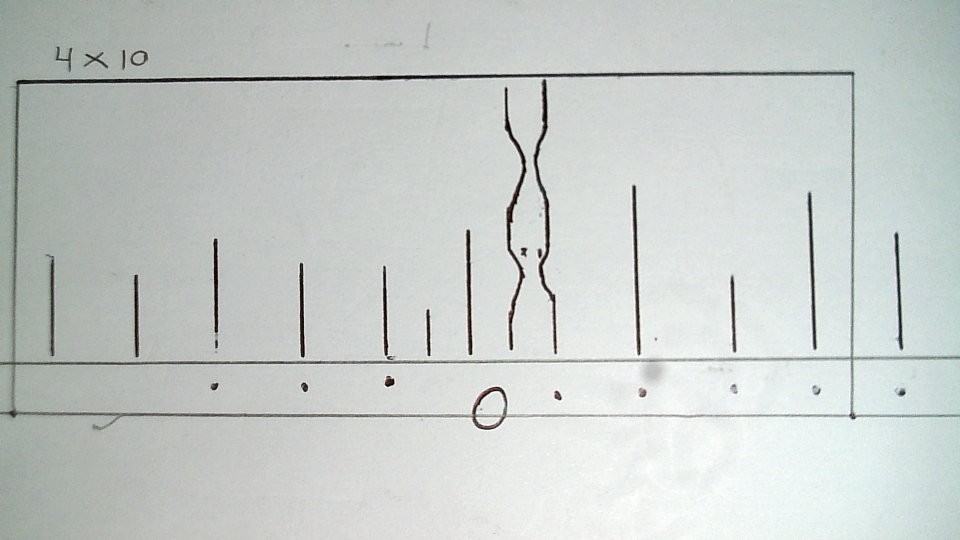
#> input picture ROI/media/imagens_medicao/img (1).png, 1920 x 1080 px (shown at 1/2 size); its folder holds only this picture in this run
$ jupyter execute --allow-errors main.ipynb   (shell and % lines are left out)   (older library calls are emulated)
#> lines starting #> are read from the running program, lines starting #| are printed output that depends on the picture
#> further down, img is the input picture: shape (1080, 1920, 3); mean B, G, R 201.3, 204.1, 198.7
#> `img_gray = img[400:800, 350:850].copy()`:
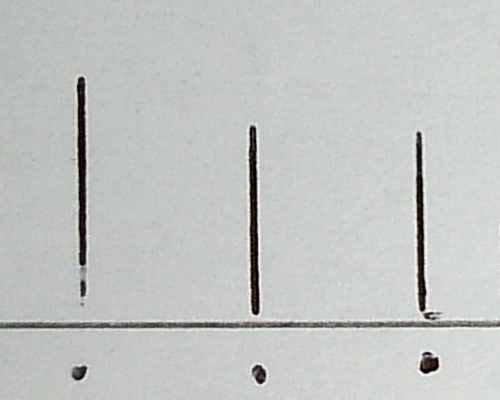
#> img_gray: shape (400, 500, 3); mean B, G, R 195, 197.1, 194.2
#> `sobel_y = cv2.Sobel(img_gray, cv2.CV_64F, 1, 0, ksize=9)`:
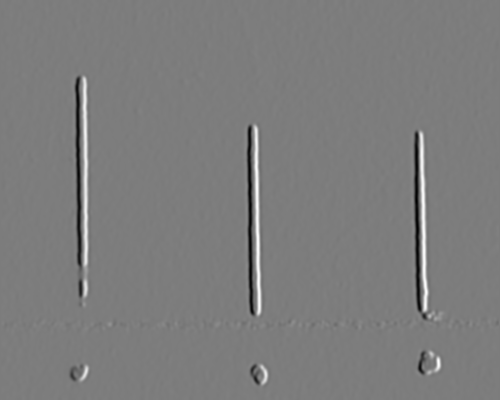
#> sobel_y: shape (400, 500) float64; min -1883475, max 1959097, mean 1651.7; drawn with min black and max white
#> `opening = np.sqrt(sobel_y**2)`:
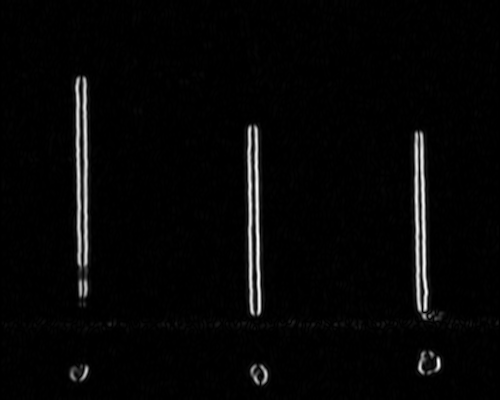
#> opening: shape (400, 500) float64; min 0, max 1959097, mean 49616.2; drawn with min black and max white
#> `opening = (np.mean(opening, axis = 0)) - np.min(np.mean(opening, axis ..`: opening = 500 values, max 875481.5 at index 85, min 0 at index 0, mean 49616.2
#> the loop `for i in opening:` made 500 passes
#> after the loop `for i in opening:`: n_cont = 500; pause_cont = 13; rois = [72, 245, 413]
### ROI/libs/rectangle.py
import cv2
import numpy as np
from .pose import Pose
from .line import Line
from .scene import Scene

class Rectangle(Pose):
    def __init__(self, x=0.0, y=0.0, rz=0.0, w=0.0, h=0.0):
        super(Rectangle,self).__init__(x, y, rz)
        self.extend([w, h])

    @property
    def w(self):
        return self[3]

    @w.setter
    def w(self, value):
        self[3] = value

    @property
    def h(self):
        return self[4]

    @h.setter
    def h(self, value):
        self[4] = value

    def __repr__(self):
        output = "Rectangle(x=%r, y=%r, rz=%r, w=%r, h=%r)" % tuple(self)
        return output

    # [7 lines left out: function to_dict, not called in this run]

    @property
    def corner_points(self):
        """
        Retruns the four coner-points of a rectangle.
        The poses are labeled clockwise.
        The rotation is increased clocwise
        """
        points_local = [Pose(x=0.0, y=0.0, rz=0.0),
                        Pose(x=self.w, y=0.0, rz=90.0),
                        Pose(x=self.w, y=self.h, rz=180.0),
                        Pose(x=0.0, y=self.h, rz=270.0)]
        scene = Scene()
        scene.add(self,"rect",None)
        points_global = []
        for point in points_local:
            scene.add(point,"point","rect")
            points_global.append(scene.get_global("point"))
            scene.remove("point")
        return points_global

    # [18 lines left out: function edge_lines, not called in this run]

    def crop_from_img(self, img):
        corner_points =  self.corner_points
        src_pts = [[point.x,point.y] for point in corner_points]
        src_pts = np.array(src_pts).astype('float32')
        dst_pts = np.array([[0,0],
                            [self.w-1, 0],
                            [self.w-1, self.h-1],
                            [0, self.h-1]], dtype="float32")
        M = cv2.getPerspectiveTransform(src_pts, dst_pts)
        warped = cv2.warpPerspective(img, M, (int(self.w), int(self.h)))
        return warped

### ROI/libs/scene.py
import numpy as np
from .pose import Pose
import copy

class Scene():
    def __init__(self):
        self.elements = {}
        self.hierarchy = {}

    def get_element(self,name):
        return self.elements[name]

    # [13 lines left out: functions get_parent, get_childs, not called in this run]

    def add(self,element,name,parent):
        self.elements[name] = element
        self.hierarchy[name] = parent

    def remove(self,name):
        del(self.elements[name])
        del(self.hierarchy[name])

    def get_local(self,name):
        element = copy.copy(self.elements[name])
        return element

    def get_global(self, name):
        element = self.elements[name]
        parent_name = self.hierarchy[name]
        M = self.elements[name].to_3x3()
        while parent_name is not None:
            parent = self.elements[parent_name]
            M_parent = parent.to_3x3()
            M = np.dot(M_parent,M)
            parent_name = self.hierarchy[parent_name]
        pose_abs = Pose.from_3x3(M)
        ret = copy.copy(element)
        ret[0:3] = pose_abs[0:3]
        return ret

    # [27 lines left out: functions from_to_local, from_to_global, update_global_pose, not called in this run]

### ROI/libs/pose.py
import numpy as np

class Pose(list):
    def __init__(self, x=0.0, y=0.0, rz=0.0):
        super(Pose, self).__init__()
        self.extend([x, y, rz])

    # [35 lines left out: functions __add__, __sub__, __mul__, __div__, not called in this run]

    @property
    def x(self):
        return self[0]

    @x.setter
    def x(self, value):
        self[0] = value

    @property
    def y(self):
        return self[1]

    @y.setter
    def y(self, value):
        self[1] = value

    @property
    def rz(self):
        return self[2]

    @rz.setter
    def rz(self, value):
        self[2] = value

    def __repr__(self):
        output = "Pose(x=%r, y=%r, rz=%r)" % tuple(self)
        return output

    # [7 lines left out: function to_dict, not called in this run]

    def to_3x3(self):
        """
        Convert pose to 3x3 homogeneous transformation matrix.
        """
        sZ = np.sin(np.radians(self.rz))
        cZ = np.cos(np.radians(self.rz))
        T = np.array(
            [[cZ, -sZ, self.x ],
                [sZ,  cZ, self.y ],
                [0. , 0., 1 ]])
        return T

    @classmethod
    def from_3x3(self,T):
        """
        Converts 3x3 homogeneous transformation matrix to pose.
        """
        pose = Pose()
        pose.x = T[0,2]
        pose.y = T[1,2]
        pose.rz = np.degrees(np.arctan2(T[1,0],T[0,0]))
        return pose

### ROI/libs/line_detector_all.py
import cv2
import numpy as np
from .line import Line
from sklearn import linear_model

class LineDetectorAll():
    """
    Detects a horizonatal line by the following sequence.
    1. Calculate vertical gradient by sobel-filter with ksize
    2. Extraction of the max indize for each gradient column
    3. Ransac line-fit over the indizes
    """

    def __init__(self, ksize: int = 3, dark_to_bright: bool = True, poly_or_ran: bool = True, vertical: bool = False):
        self._ksize = ksize
        self._dark_to_bright = dark_to_bright
        self._poly_or_ran = poly_or_ran
        self._ransac: object = linear_model.RANSACRegressor()
        self._vertical = vertical

    @property
    def ksize(self):
        return self._ksize

    @property
    def dark_to_bright(self):
        return self._dark_to_bright

    @property
    def poly_or_ran(self):
        return self._poly_or_ran

    def detect(self, img):
        if self._vertical:
            # 1)
            sobel_x = cv2.Sobel(img, cv2.CV_64F, 1, 0, ksize=self.ksize)

            # 2)
            if self._dark_to_bright:
                x_points = np.argmax(sobel_x,axis=1)
            else:
                x_points = np.argmin(sobel_x,axis=1)
            y_points = np.arange(0,len(x_points),1)

            # 3)
            if self._poly_or_ran:
                cofs, res, _, _, _ = np.polyfit(x_points, y_points, 1, full=True)

                h,w = sobel_x.shape

                x = 0.5*len(y_points)
                y = np.polyval(cofs,x)
                l = len(y_points) * np.sqrt(1+cofs[0]**2)
                rz = np.degrees(np.arctan(cofs[0]))
            else:
                self._ransac.fit(np.array([x_points]).T, y_points)
                slope = self._ransac.estimator_.coef_[0]
                h,w = sobel_x.shape

                x = 0.5*len(y_points)
                y = self._ransac.predict(np.array([[x]]))[0]
                l = len(y_points) * np.sqrt(1+slope**2)
                rz = np.degrees(np.arctan(slope))

            result = Line(x=x,
                            y=y,
                            rz=rz,
                            l=l)
            return result
        else:
            # 1)
            sobel_y = cv2.Sobel(img, cv2.CV_64F, 0, 1, ksize=self.ksize)

            # 2)
            if self._dark_to_bright:
                y_points = np.argmax(sobel_y,axis=0)
            else:
                y_points = np.argmin(sobel_y,axis=0)
            x_points = np.arange(0,len(y_points),1)

            # 3)
            if self._poly_or_ran:
                cofs, res, _, _, _ = np.polyfit(x_points, y_points, 1, full=True)

                h,w = sobel_y.shape

                x = 0.5*len(y_points)
                y = np.polyval(cofs,x)
                l = len(y_points) * np.sqrt(1+cofs[0]**2)
                rz = np.degrees(np.arctan(cofs[0]))
            else:
                self._ransac.fit(np.array([x_points]).T, y_points)
                slope = self._ransac.estimator_.coef_[0]
                h,w = sobel_y.shape

                x = 0.5*len(y_points)
                y = self._ransac.predict(np.array([[x]]))[0]
                l = len(y_points) * np.sqrt(1+slope**2)
                rz = np.degrees(np.arctan(slope))

            result = Line(x=x,
                            y=y,
                            rz=rz,
                            l=l)
            return result

### ROI/libs/line.py
import numpy as np
from .pose import Pose
from .scene import Scene

class Line(Pose):
    def __init__(self, x=0.0, y=0.0, rz=0.0, l=0.0):
        super(Line,self).__init__(x, y, rz)
        self.extend([l])

    @property
    def l(self):
        return self[3]

    @l.setter
    def l(self, value):
        self[3] = value

    def __repr__(self):
        output = "Line(x=%r, y=%r, rz=%r, l=%r)" % tuple(self)
        return output

    # [7 lines left out: function to_dict, not called in this run]

    @property
    def end_points(self):
        """
        Retruns the two end-Poses of the line
        """
        start = Pose(x=-0.5*self.l, y=0.0)
        end = Pose(x=0.5*self.l, y=0.0)
        scene = Scene()
        scene.add(self,"line",None)
        scene.add(start,"start","line")
        scene.add(end,"end","line")
        start = scene.get_global("start")
        end = scene.get_global("end")
        return [start,end]

    # [35 lines left out: functions get_intersection_point, from_end_points, not called in this run]

### ROI/libs/draw_line_1.py
import cv2
import numpy as np

def draw_line_1(view, line, color=(255, 255, 255), linewidth=2, transparency=0.0):
    """
    Draws a line into an image from with a specific color, linewidth and transparency.
    """
    start, end = line.end_points
    start = (int(round(start.x)),int(round(start.y)))
    end = (int(round(end.x)),int(round(end.y)))

    if transparency == 0.0:
        cv2.line(view, start, end, color, linewidth)
    else:
        overlay = view.copy()
        cv2.line(overlay, start, end, color, linewidth)
        cv2.addWeighted(overlay, 1 - transparency, view, transparency, 0, view)

### ROI/main.ipynb
[cell 1]
import cv2
import numpy as np
from libs.line_detector_all import LineDetectorAll
from libs import Rectangle, Scene
from libs import draw_rectangle_1, draw_line_1
from IPython.display import display, clear_output, Image
import time
import matplotlib.pyplot as plt

#> (a cell that did not finish here is left out)

#> `rect_1 = Rectangle(x = rois[0]-20, y = int(img_gray.shape[0]/4), rz = ..`: rect_1 = [52, 100, 0, 100, 100]
    rect_2 = Rectangle(x = rois[1]-20, y = int(img_gray.shape[0]/3), rz = 0, w = 100, h = 100)
#> `rect_2 = Rectangle(x = rois[1]-20, y = int(img_gray.shape[0]/3), rz = ..`: rect_2 = [225, 133, 0, 100, 100]
    rect_3 = Rectangle(x = rois[2]-20, y = int(img_gray.shape[0]/3), rz = 0, w = 100, h = 100)
#> `rect_3 = Rectangle(x = rois[2]-20, y = int(img_gray.shape[0]/3), rz = ..`: rect_3 = [393, 133, 0, 100, 100]

    roi_1 = rect_1.crop_from_img(img_gray)
#> in corner_points, `points_local = [Pose(x=0.0, y=0.0, rz=0.0), Pose(x=self.w, y=0.0, rz=9..`: points_local = [[0, 0, 0], [100, 0, 90], [100, 100, 180], [0, 100, 270]]
#> the loop in corner_points, `for point in points_local:` made 4 passes
#> pose_abs in get_global on passes 2 to 4: [152, 100, 90], [152, 200, 180], [52, 200, -90]
#> after the loop in corner_points, `for point in points_local:`: points_global = [[52, 100, 0], [152, 100, 90], [152, 200, 180], [52, 200, -90]]
#> in crop_from_img, `corner_points =  self.corner_points`: corner_points has the same summary as points_global in corner_points
#> in crop_from_img, `src_pts = [[point.x,point.y] for point in corner_points]`: src_pts = [[52, 100], [152, 100], [152, 200], [52, 200]]
#> in crop_from_img, `dst_pts = np.array([[0,0], [self.w-1, 0], [self.w-1, self.h-1], [0, se..`: dst_pts = [[0, 0], [99, 0], [99, 99], [0, 99]]
#> in crop_from_img, `M = cv2.getPerspectiveTransform(src_pts, dst_pts)`: M = [[0.99, -1.67e-17, -51.48], [9.35e-17, 0.99, -99], [2.15e-18, -3.59e-19, 1]]
#> in crop_from_img, `warped = cv2.warpPerspective(img, M, (int(self.w), int(self.h)))`:
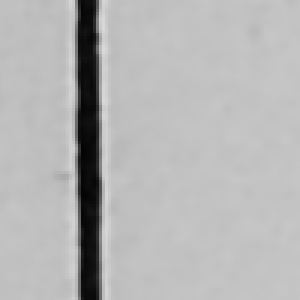
#> warped: shape (100, 100) (shown 3 times larger); min 3, max 217, mean 180.6
    roi_2 = rect_2.crop_from_img(img_gray)
#> the loop in corner_points (call 2), `for point in points_local:` made 4 passes
#> pose_abs in get_global on passes 2 to 4: [325, 133, 90], [325, 233, 180], [225, 233, -90]
#> in crop_from_img (call 2), `corner_points =  self.corner_points`: corner_points = [[225, 133, 0], [325, 133, 90], [325, 233, 180], [225, 233, -90]]
#> in crop_from_img (call 2), `src_pts = [[point.x,point.y] for point in corner_points]`: src_pts = [[225, 133], [325, 133], [325, 233], [225, 233]]
#> in crop_from_img (call 2), `M = cv2.getPerspectiveTransform(src_pts, dst_pts)`: M = [[0.99, -1.26e-17, -222.8], [0, 0.99, -131.7], [7.18e-19, 0, 1]]
#> in crop_from_img (call 2), `warped = cv2.warpPerspective(img, M, (int(self.w), int(self.h)))`:
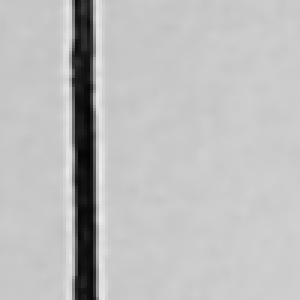
#> warped: shape (100, 100) (shown 3 times larger); min 4, max 234, mean 189.7
    roi_3 = rect_3.crop_from_img(img_gray)
#> in crop_from_img (call 3), `corner_points =  self.corner_points`: corner_points = [[393, 133, 0], [493, 133, 90], [493, 233, 180], [393, 233, -90]]
#> in crop_from_img (call 3), `src_pts = [[point.x,point.y] for point in corner_points]`: src_pts = [[393, 133], [493, 133], [493, 233], [393, 233]]
#> in crop_from_img (call 3), `M = cv2.getPerspectiveTransform(src_pts, dst_pts)`: M = [[0.99, 1.7e-16, -389.1], [-5.77e-17, 0.99, -131.7], [1.08e-18, 7.18e-19, 1]]
#> in crop_from_img (call 3), `warped = cv2.warpPerspective(img, M, (int(self.w), int(self.h)))`:
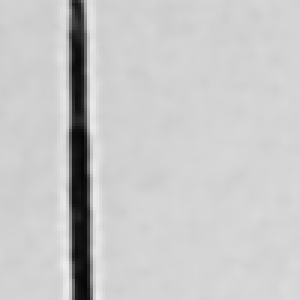
#> warped: shape (100, 100) (shown 3 times larger); min 6, max 237, mean 200.1

    l_Detector_1  = LineDetectorAll(9, True, False, True)
    l_Detector_2  = LineDetectorAll(9, True, False, True)
    l_Detector_3  = LineDetectorAll(9, True, False, True)

    line_1 = l_Detector_1.detect(roi_1)
#> in detect, `sobel_x = cv2.Sobel(img, cv2.CV_64F, 1, 0, ksize=self.ksize)`:
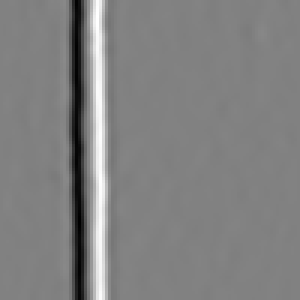
#> sobel_x: shape (100, 100) float64 (shown 3 times larger); min -1710816, max 1659253, mean 1259.6; drawn with min black and max white
#> in detect, `x_points = np.argmax(sobel_x,axis=1)`: x_points = 100 values from 32 to 33
#> in detect, `y_points = np.arange(0,len(x_points),1)`: y_points = 100 values from 0 to 99
#> (the rest of the program and of its run is left out)
